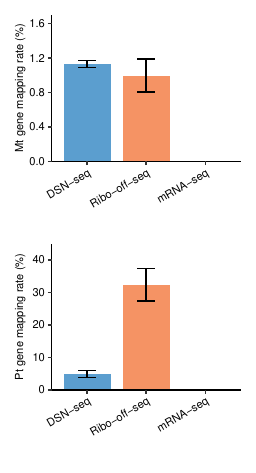

Generate this figure with R:
library(tidyverse)
library(ggsci)
library(patchwork)


info <- read.table("../data_statistics/04.merge_table/all_info_merge.table", sep = "\t", header = T) %>% 
  filter(species == "nip")


mt_mapping <- group_by(info, method)%>% 
  summarise(mean = mean(Mt),
            sd = sd(Mt))

pt_mapping <- group_by(info, method)%>% 
  summarise(mean = mean(Pt),
            sd = sd(Pt))

p_box_mt <- ggplot(mt_mapping) +
  geom_col(aes(x=method, y=mean, fill = method),
           width = 0.8) +
  geom_errorbar(aes(x=method, ymin=mean-sd, ymax=mean+sd),
                width = 0.3) +
  scale_y_continuous(expand = c(0, 0),limits = c(0, 1.7)) +
  scale_fill_manual(values = c("#5b9ecf", "#f59364", "#f16065")) +
  theme_classic() +
  theme(axis.text.x = element_text(angle = 30,
                                   vjust = 1,
                                   hjust = 1, 
                                   size = 8,
                                   color = "black"),
        axis.text.y = element_text(size = 8,
                                   color = "black"),
        axis.title.y = element_text(size = 8,
                                    color = "black"),
        legend.position = "none") +
  labs(x ="",
       y = "Mt gene mapping rate (%)")


p_box_pt <- ggplot(pt_mapping) +
  geom_col(aes(x=method, y=mean, fill = method),
           width = 0.8) +
  geom_errorbar(aes(x=method, ymin=mean-sd, ymax=mean+sd),
                width = 0.3) +
  scale_y_continuous(expand = c(0, 0), limits = c(0, 45)) +
  scale_fill_manual(values = c("#5b9ecf", "#f59364", "#f16065")) +
  theme_classic() +
  theme(axis.text.x = element_text(angle = 30,
                                   vjust = 1,
                                   hjust = 1, 
                                   size = 8,
                                   color = "black"),
        axis.text.y = element_text(size = 8,
                                   color = "black"),
        axis.title.y = element_text(size = 8,
                                    color = "black"),
        legend.position = "none") +
  labs(x ="",
       y = "Pt gene mapping rate (%)")






box <- p_box_mt / p_box_pt
ggsave(box, filename = "f2ab_organelle_mapping_rate.pdf", width = 65, height = 120, units = "mm")
